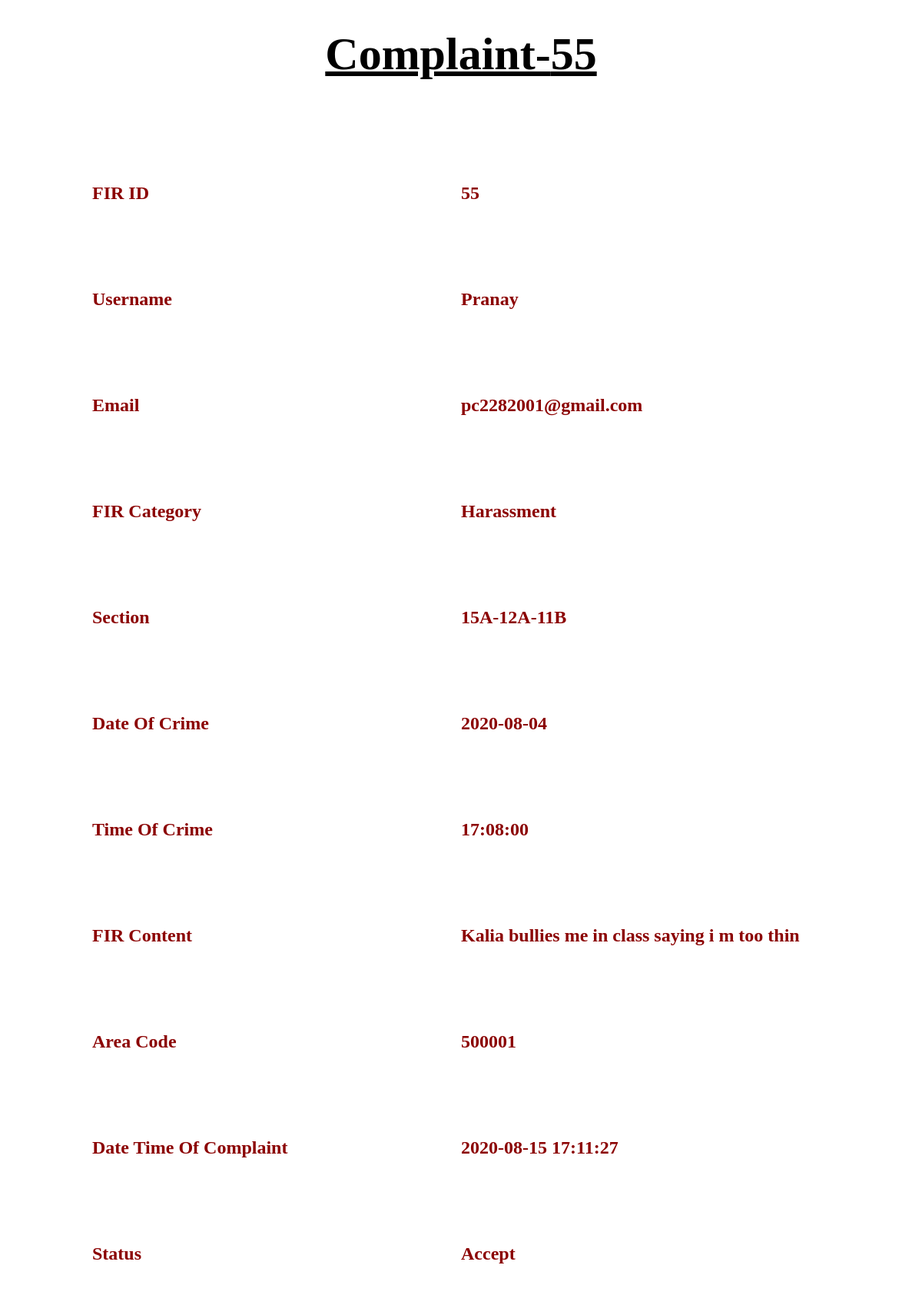
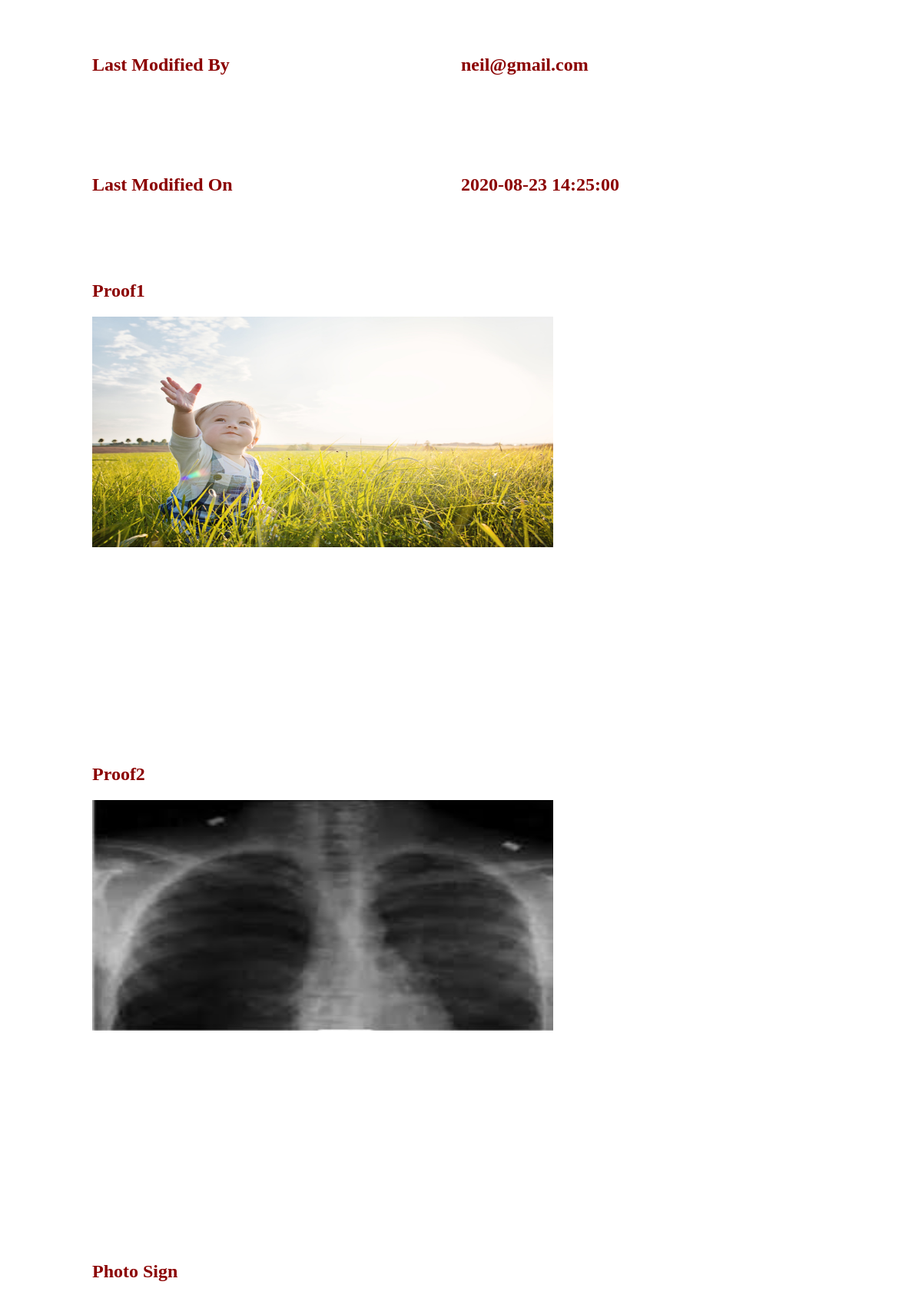
/bharatsign@/viewindiSho.php?id=55 (upper part), run on the app's committed database (2 pictures, top to bottom).
### tables this page shows
CREATE TABLE `fir` (
  `fir_id` bigint(11) NOT NULL,
  `username` varchar(255) NOT NULL,
  `email` varchar(255) NOT NULL,
  `fir_category` varchar(255) NOT NULL,
  `section` text DEFAULT NULL,
  `date_of_crime` date NOT NULL,
  `time_of_crime` time NOT NULL,
  `fir_content` mediumtext DEFAULT NULL,
  `area_code` int(6) NOT NULL,
  `date_time_of_complaint` datetime NOT NULL DEFAULT current_timestamp(),
  `status` varchar(255) NOT NULL DEFAULT 'New',
  `last_modified_by` varchar(255) NOT NULL,
  `last_modified_by_user_role` int(1) NOT NULL DEFAULT 1,
  `last_modified_on` timestamp NOT NULL DEFAULT current_timestamp(),
  `proof1` longblob DEFAULT NULL,
  `proof2` longblob DEFAULT NULL,
  `proof3` longblob DEFAULT NULL,
  `photosign` longblob NOT NULL,
  `opticalsign` longblob NOT NULL,
  `suspect1_name` varchar(255) DEFAULT NULL,
  `suspect2_name` varchar(255) DEFAULT NULL,
  `suspect1_phone_number` bigint(10) DEFAULT NULL,
  `suspect2_phone_number` bigint(10) DEFAULT NULL,
  `victim1_name` varchar(255) DEFAULT NULL,
  `victim2_name` varchar(255) DEFAULT NULL,
  `victim1_phone_number` bigint(10) DEFAULT NULL,
  `victim2_phone_number` bigint(10) DEFAULT NULL
);

### bharatsign@/viewindiSho.php (the view, shortened to what this page needs)
<?php
	include("config/db_connect.php");
	$id=$_GET["id"];
?>
<!DOCTYPE html>
<html>
<head>
</head>
<body style="margin: 0px;background-image: url(https://i.pinimg.com/originals/ff/5a/a9/ff5aa9f0387f70a6bf710caeb45ee699.jpg); background-attachment: fixed; background-size: 100% 100%;">
	<div style=" margin-top: -22px;  height: 120px;"><br>
		<h1 style="font-size: 60px; font-family: serif; color: black;text-decoration: underline;"  align="center">Complaint-<?php echo $id;?></h1>
	</div>
</body>
</html>
<?php
	$sql="select * from fir where fir_id=$id";
	$res=mysqli_query($conn,$sql);
	$r=mysqli_fetch_row($res);
	$elem= array('FIR ID','Username','Email','FIR Category','Section','Date Of Crime','Time Of Crime','FIR Content','Area Code','Date Time Of Complaint','Status','Last Modified By','Last Modified by User Role','Last Modified On','Proof1','Proof2','Proof3','Photo Sign','Optical Sign','Suspect1 Name','Suspect2 Name','Suspect1 Phone Number','Suspect2 Phone Number','Victim1 Name','Victim2 Name','Victim1 Phone Number','Victim2 Phone Number');
	$c=-1;
	foreach($r as $r1){
		$c=$c+1;
		if(!is_null($r1)){
			if($elem[$c]=='Proof1' || $elem[$c]=='Proof2' || $elem[$c]=='Proof3'){
				if($r1!=''){
					?>
					<div style="margin: 10%;">
					<h2  style="width: 50%; color:darkred;  display: inline; float: left;"> <?php echo $elem[$c];?></h2>
					<img  height="300px" width="600px" src="proof/<?php echo $r1;?>"></div>
					<?php
				}
			}
			else if($elem[$c]=='Photo Sign'){
				?>
				<div style="margin: 10%;">
				<h2  style="width: 50%; color:darkred; display: inline; float: left;"> <?php echo $elem[$c];?></h2>
				<img  height="300px" width="600px" src="photosign/<?php echo $r1;?>"></div>
				<?php
			}
			else if($elem[$c]=='Optical Sign'){
				?>
				<div style="margin: 10%;">
				<h2  style="width: 50%;color:darkred; display: inline; float: left;"> <?php echo $elem[$c];?></h2>
				<img border="2px solid black" style="background-color: white;" height="300px" width="600px" src="opticalsign/<?php echo $r1;?>"></div>
				<?php
			}
			else if($elem[$c]=='Victim1 Phone Number' || $elem[$c]=='Victim2 Phone Number' || $elem[$c]=='Suspect1 Phone Number' || $elem[$c]=='Suspect2 Phone Number'){
				if($r1!=0){
					?>
					<div style="margin: 10%;">
						<h2  style="width: 50%; color:darkred; display: inline; float: left;"> <?php echo $elem[$c];?></h2>
						<h2 style="width: 50%;color:darkred; display: inline; float: right;"> <?php echo$r1;?></h2>
					</div>
					<?php
				}
			}
			else if($elem[$c]=='Last Modified by User Role'){
				if($r1==1){
					?>
					<div style="margin: 10%;">
						<h2  style="width: 50%; color:darkred; display: inline; float: left;"> <?php echo $elem[$c];?></h2>
						<h2 style="width: 50%;color:darkred; display: inline; float: right;"> <?php echo "Citizen";?></h2>
					</div>
					<?php
				}
				else if($r1==2){
					?>
					<div style="margin: 10%;">
						<h2  style="width: 50%; color:darkred; display: inline; float: left;"> <?php echo $elem[$c];?></h2>
						<h2 style="width: 50%;color:darkred; display: inline; float: right;"> <?php echo "SHO";?></h2>
					</div>
					<?php
				}
				else if($r1==3){
					?>
					<div style="margin: 10%;">
						<h2  style="width: 50%; color:darkred; display: inline; float: left;"> <?php echo $elem[$c];?></h2>
						<h2 style="width: 50%;color:darkred; display: inline; float: right;"> <?php echo "SP";?></h2>
					</div>
					<?php
				}
			}
			else if($elem[$c]=='Victim1 Name' || $elem[$c]=='Victim2 Name' || $elem[$c]=='Suspect1 Name' || $elem[$c]=='Suspect2 Name'){
				if($r1!=''){
						?>
						<div style="margin: 10%;">
							<h2  style="width: 50%; color:darkred; display: inline; float: left;"> <?php echo $elem[$c];?></h2>
							<h2 style="width: 50%;color:darkred; display: inline; float: right;"> <?php echo$r1;?></h2>
						</div>
						<?php
					}
			}
			else{
				?>
				<div style="margin: 10%;">
					<h2  style="width: 50%; color:darkred; display: inline; float: left;"> <?php echo $elem[$c];?></h2>
					<h2 style="width: 50%;color:darkred; display: inline; float: right;"> <?php echo$r1;?></h2>
				</div>
				<?php
			}
		}
	}
?>
<!DOCTYPE html>
<html>
<head>
</head>
</html>

### data on the page
fir: fir_id "55", email "pc2282001@gmail.com", fir_category "Harassment", section "15A-12A-11B", date_of_crime "2020-08-04", time_of_crime "17:08:00", fir_content "Kalia bullies me in class saying i m too thin", area_code "500001", date_time_of_complaint "2020-08-15 17:11:27", status "Accept", last_modified_by "neil@gmail.com", last_modified_on "2020-08-23 14:25:00", proof1 (picture), proof2 (picture)

### other printed values
$id "55"
$elem[$c] "FIR ID"
$elem[$c] "Username"
$r1 "Pranay"
$elem[$c] "Email"
$elem[$c] "FIR Category"
$elem[$c] "Section"
$elem[$c] "Date Of Crime"
$elem[$c] "Time Of Crime"
$elem[$c] "FIR Content"
$elem[$c] "Area Code"
$elem[$c] "Date Time Of Complaint"
$elem[$c] "Status"
$elem[$c] "Last Modified By"
$elem[$c] "Last Modified On"
